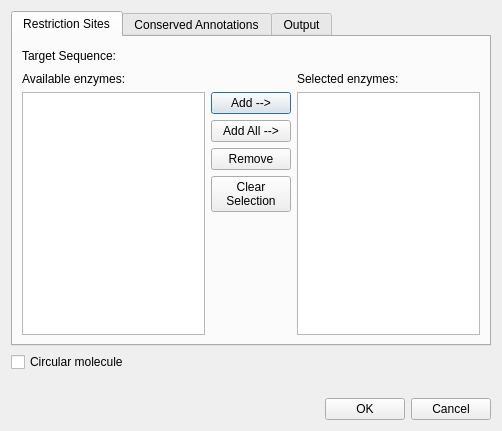
<?xml version="1.0" encoding="UTF-8"?>
<ui version="4.0">
 <class>DigestSequenceDialog</class>
 <widget class="QDialog" name="DigestSequenceDialog">
  <property name="geometry">
   <rect>
    <x>0</x>
    <y>0</y>
    <width>502</width>
    <height>431</height>
   </rect>
  </property>
  <property name="minimumSize">
   <size>
    <width>500</width>
    <height>400</height>
   </size>
  </property>
  <property name="windowTitle">
   <string>Digest Sequence into Fragments</string>
  </property>
  <layout class="QVBoxLayout" name="verticalLayout_2">
   <item>
    <widget class="QTabWidget" name="tabWidget">
     <property name="currentIndex">
      <number>0</number>
     </property>
     <widget class="QWidget" name="tab">
      <attribute name="title">
       <string>Restriction Sites</string>
      </attribute>
      <layout class="QVBoxLayout" name="verticalLayout_3">
       <item>
        <layout class="QHBoxLayout" name="horizontalLayout_2">
         <item>
          <widget class="QLabel" name="label">
           <property name="text">
            <string>Target Sequence:</string>
           </property>
           <property name="indent">
            <number>0</number>
           </property>
          </widget>
         </item>
         <item>
          <widget class="QLabel" name="seqNameLabel">
           <property name="text">
            <string>&lt;sequence name&gt;</string>
           </property>
          </widget>
         </item>
         <item>
          <spacer name="horizontalSpacer_2">
           <property name="orientation">
            <enum>Qt::Horizontal</enum>
           </property>
           <property name="sizeHint" stdset="0">
            <size>
             <width>40</width>
             <height>20</height>
            </size>
           </property>
          </spacer>
         </item>
        </layout>
       </item>
       <item>
        <layout class="QGridLayout" name="gridLayout">
         <item row="0" column="0">
          <widget class="QLabel" name="label_2">
           <property name="text">
            <string>Available enzymes:</string>
           </property>
           <property name="margin">
            <number>1</number>
           </property>
           <property name="indent">
            <number>-1</number>
           </property>
          </widget>
         </item>
         <item row="0" column="2">
          <widget class="QLabel" name="label_3">
           <property name="text">
            <string>Selected enzymes:</string>
           </property>
           <property name="margin">
            <number>1</number>
           </property>
          </widget>
         </item>
         <item row="1" column="0" rowspan="5">
          <widget class="QListWidget" name="availableEnzymeWidget"/>
         </item>
         <item row="1" column="1">
          <widget class="QPushButton" name="addButton">
           <property name="text">
            <string>Add --&gt;</string>
           </property>
          </widget>
         </item>
         <item row="1" column="2" rowspan="5">
          <widget class="QListWidget" name="selectedEnzymeWidget"/>
         </item>
         <item row="3" column="1">
          <widget class="QPushButton" name="removeButton">
           <property name="text">
            <string>Remove</string>
           </property>
          </widget>
         </item>
         <item row="4" column="1">
          <widget class="QPushButton" name="clearButton">
           <property name="text">
            <string>Clear
 Selection </string>
           </property>
          </widget>
         </item>
         <item row="5" column="1">
          <spacer name="verticalSpacer_2">
           <property name="orientation">
            <enum>Qt::Vertical</enum>
           </property>
           <property name="sizeHint" stdset="0">
            <size>
             <width>20</width>
             <height>68</height>
            </size>
           </property>
          </spacer>
         </item>
         <item row="2" column="1">
          <widget class="QPushButton" name="addAllButton">
           <property name="text">
            <string>Add All --&gt;</string>
           </property>
          </widget>
         </item>
        </layout>
       </item>
      </layout>
     </widget>
     <widget class="QWidget" name="tab_3">
      <attribute name="title">
       <string>Conserved Annotations</string>
      </attribute>
      <layout class="QGridLayout" name="gridLayout_4">
       <item row="0" column="0">
        <widget class="QLabel" name="label_10">
         <property name="text">
          <string>List of conserved annotations:</string>
         </property>
        </widget>
       </item>
       <item row="1" column="0">
        <widget class="QListWidget" name="conservedAnnsWidget">
         <property name="toolTip">
          <string>Conserved annotations can not be &quot;distrupted&quot; when cutting occurs</string>
         </property>
        </widget>
       </item>
       <item row="1" column="1">
        <layout class="QVBoxLayout" name="verticalLayout_9">
         <item>
          <widget class="QPushButton" name="addAnnBtn">
           <property name="text">
            <string>Add</string>
           </property>
          </widget>
         </item>
         <item>
          <widget class="QPushButton" name="removeAnnBtn">
           <property name="text">
            <string>Remove</string>
           </property>
          </widget>
         </item>
         <item>
          <widget class="QPushButton" name="removeAllAnnsBtn">
           <property name="text">
            <string>Remove All</string>
           </property>
          </widget>
         </item>
         <item>
          <spacer name="verticalSpacer_9">
           <property name="orientation">
            <enum>Qt::Vertical</enum>
           </property>
           <property name="sizeHint" stdset="0">
            <size>
             <width>20</width>
             <height>40</height>
            </size>
           </property>
          </spacer>
         </item>
        </layout>
       </item>
       <item row="2" column="0">
        <spacer name="verticalSpacer_7">
         <property name="orientation">
          <enum>Qt::Vertical</enum>
         </property>
         <property name="sizeHint" stdset="0">
          <size>
           <width>529</width>
           <height>146</height>
          </size>
         </property>
        </spacer>
       </item>
      </layout>
     </widget>
     <widget class="QWidget" name="tab_2">
      <attribute name="title">
       <string>Output</string>
      </attribute>
      <layout class="QVBoxLayout" name="verticalLayout_4">
       <item>
        <widget class="QWidget" name="annotationsArea" native="true">
         <property name="sizePolicy">
          <sizepolicy hsizetype="Expanding" vsizetype="Expanding">
           <horstretch>0</horstretch>
           <verstretch>0</verstretch>
          </sizepolicy>
         </property>
        </widget>
       </item>
       <item>
        <spacer name="verticalSpacer">
         <property name="orientation">
          <enum>Qt::Vertical</enum>
         </property>
         <property name="sizeHint" stdset="0">
          <size>
           <width>20</width>
           <height>164</height>
          </size>
         </property>
        </spacer>
       </item>
      </layout>
     </widget>
    </widget>
   </item>
   <item>
    <widget class="QCheckBox" name="circularBox">
     <property name="toolTip">
      <string>Use this option to treat the molecule as circular</string>
     </property>
     <property name="text">
      <string>Circular molecule</string>
     </property>
    </widget>
   </item>
   <item>
    <widget class="QLabel" name="hintLabel">
     <property name="text">
      <string>&lt;hint label&gt;</string>
     </property>
    </widget>
   </item>
   <item>
    <layout class="QHBoxLayout" name="horizontalLayout_3">
     <item>
      <spacer name="horizontalSpacer_3">
       <property name="orientation">
        <enum>Qt::Horizontal</enum>
       </property>
       <property name="sizeHint" stdset="0">
        <size>
         <width>40</width>
         <height>20</height>
        </size>
       </property>
      </spacer>
     </item>
     <item>
      <widget class="QPushButton" name="okButton">
       <property name="text">
        <string>OK</string>
       </property>
      </widget>
     </item>
     <item>
      <widget class="QPushButton" name="cancelButton">
       <property name="text">
        <string>Cancel</string>
       </property>
      </widget>
     </item>
    </layout>
   </item>
  </layout>
 </widget>
 <resources/>
 <connections>
  <connection>
   <sender>cancelButton</sender>
   <signal>pressed()</signal>
   <receiver>DigestSequenceDialog</receiver>
   <slot>reject()</slot>
   <hints>
    <hint type="sourcelabel">
     <x>444</x>
     <y>455</y>
    </hint>
    <hint type="destinationlabel">
     <x>251</x>
     <y>453</y>
    </hint>
   </hints>
  </connection>
  <connection>
   <sender>okButton</sender>
   <signal>pressed()</signal>
   <receiver>DigestSequenceDialog</receiver>
   <slot>accept()</slot>
   <hints>
    <hint type="sourcelabel">
     <x>390</x>
     <y>460</y>
    </hint>
    <hint type="destinationlabel">
     <x>109</x>
     <y>453</y>
    </hint>
   </hints>
  </connection>
 </connections>
</ui>
